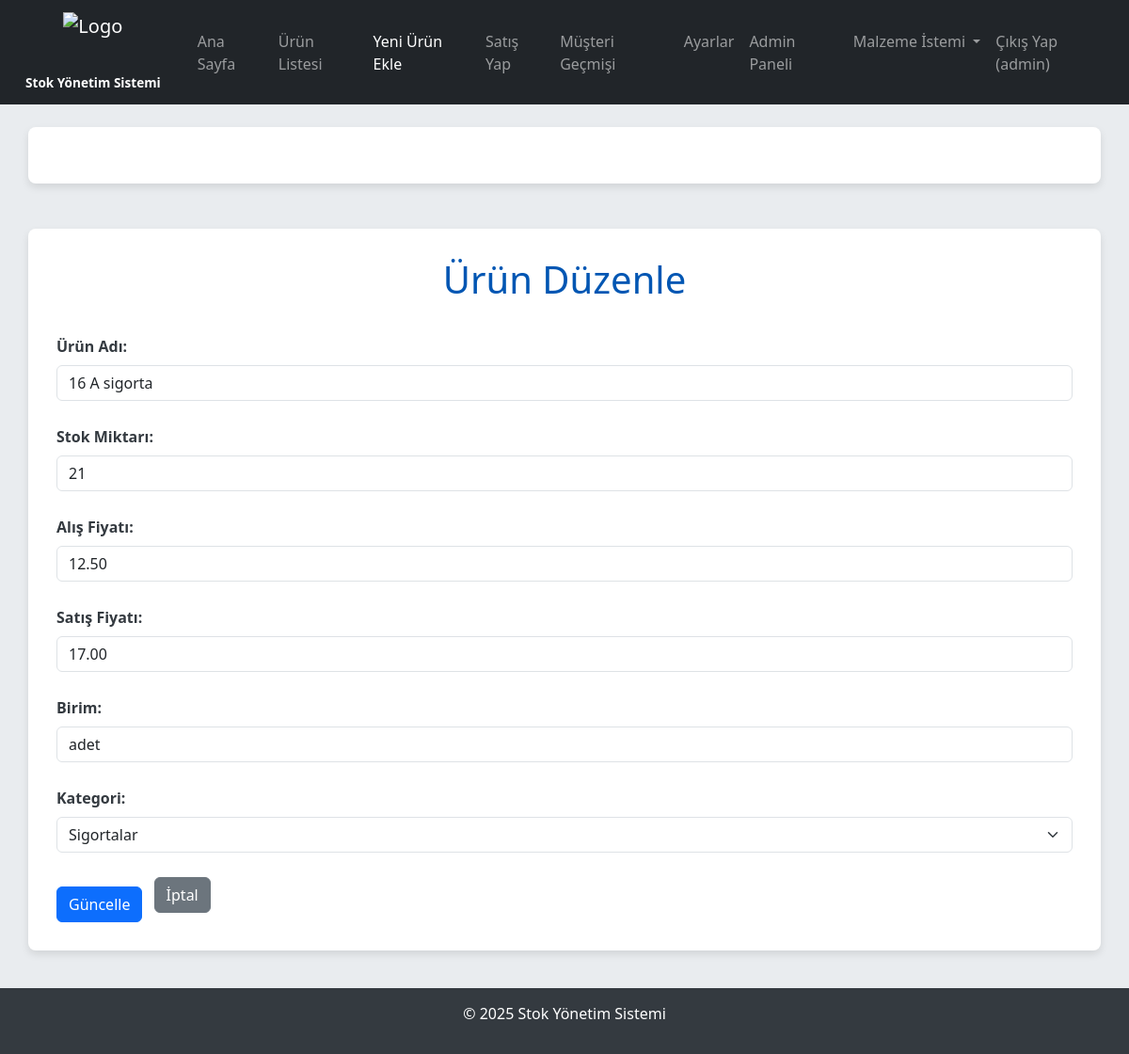
The app's page /5/duzenle (signed in), older data.
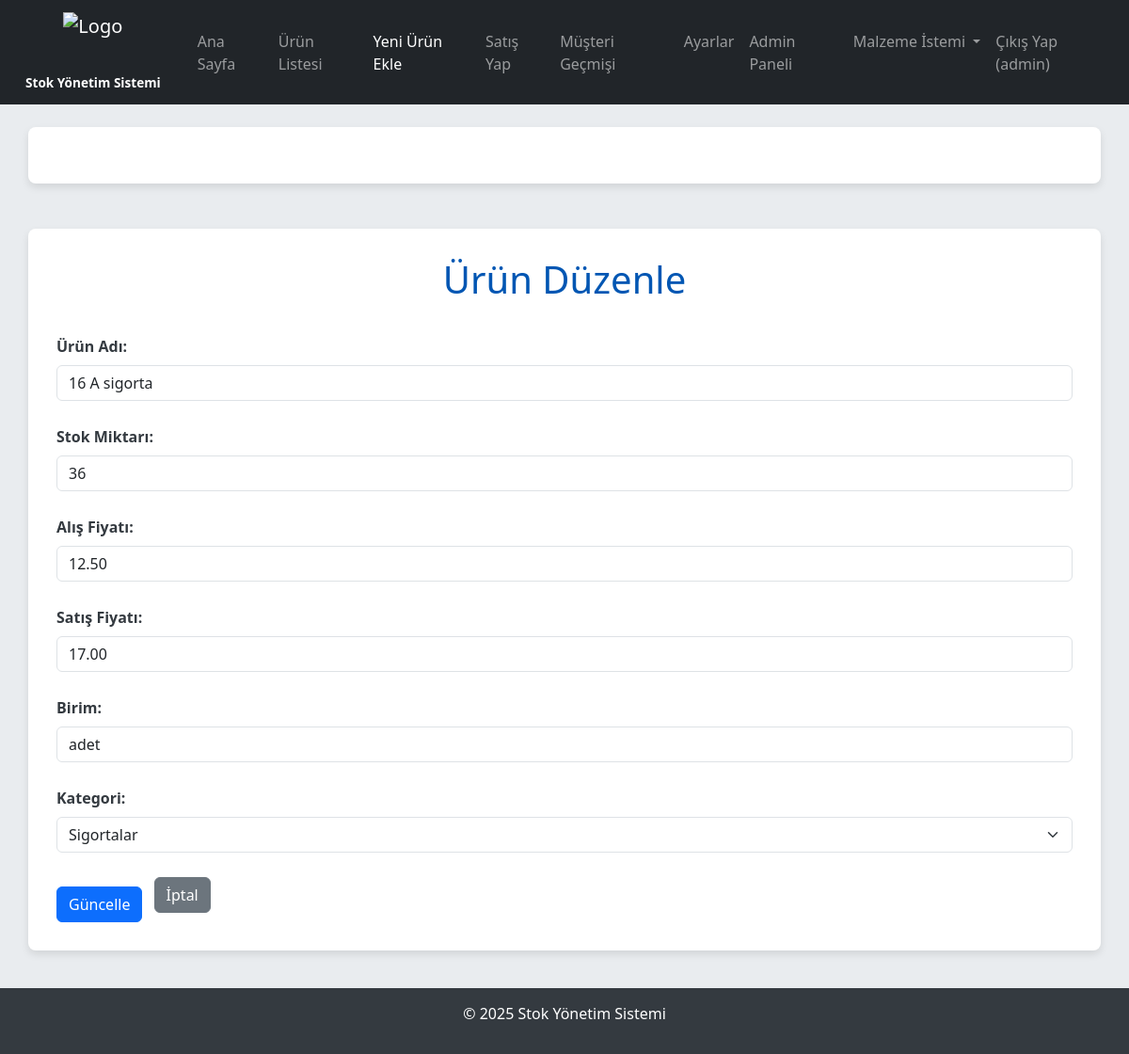
The same page, newer data.
### tables this page shows
CREATE TABLE urunler (
            id INTEGER PRIMARY KEY AUTOINCREMENT,
            ad TEXT NOT NULL,
            stok INTEGER NOT NULL,
            alis_fiyat REAL NOT NULL,
            satis_fiyat REAL NOT NULL,
            birim TEXT NOT NULL,
            kategori TEXT NOT NULL
        );

### app.py (the view, shortened to what this page needs)
@app.route('/<int:id>/duzenle', methods=('GET', 'POST'))
@login_required
@role_required('admin')
def duzenle(id):
    conn = get_db_connection()
    urun = conn.execute('SELECT * FROM urunler WHERE id = ?', (id,)).fetchone()
    if urun is None:
        conn.close()
        flash('Ürün bulunamadı!', 'danger')
        return redirect(url_for('urun_listesi'))
    kategoriler = conn.execute('SELECT DISTINCT kategori FROM urunler ORDER BY kategori').fetchall()
    conn.close()
    return render_template('urun_duzenle.html', urun=urun, kategoriler=kategoriler)

### app.py (called while the page is built)
def get_db_connection():
    conn = sqlite3.connect('stok.db')
    conn.row_factory = sqlite3.Row
    return conn

def login_required(f):
    @wraps(f)
    def decorated_function(*args, **kwargs):
        if 'kullanici_id' not in session:
            flash('Bu sayfaya erişmek için giriş yapmalısınız.', 'danger')
            return redirect(url_for('giris'))
        return f(*args, **kwargs)
    return decorated_function

### templates/urun_duzenle.html (shortened to what the changed rows need)
<!DOCTYPE html>
<html lang="tr">
<head>
    <link href="https://cdn.jsdelivr.net/npm/bootstrap@5.3.3/dist/css/bootstrap.min.css" rel="stylesheet">
    <link rel="stylesheet" href="https://cdnjs.cloudflare.com/ajax/libs/font-awesome/6.0.0-beta3/css/all.min.css" />
</head>
<body>
    <div class="container mt-5">
        <h1>Ürün Düzenle</h1>
        <form method="POST">
            <div class="mb-3">
                <label for="ad" class="form-label">Ürün Adı:</label>
                <input type="text" id="ad" name="ad" class="form-control" value="{{ urun['ad'] }}" required>
            </div>
            <div class="mb-3">
                <label for="stok" class="form-label">Stok Miktarı:</label>
                <input type="number" id="stok" name="stok" class="form-control" value="{{ urun['stok'] }}" required min="0">
            </div>
            <div class="mb-3">
                <label for="alis_fiyat" class="form-label">Alış Fiyatı:</label>
                <input type="number" id="alis_fiyat" name="alis_fiyat" step="0.01" class="form-control" value="{{ "%.2f"|format(urun['alis_fiyat']) }}" required min="0">
            </div>
            <div class="mb-3">
                <label for="satis_fiyat" class="form-label">Satış Fiyatı:</label>
                <input type="number" id="satis_fiyat" name="satis_fiyat" step="0.01" class="form-control" value="{{ "%.2f"|format(urun['satis_fiyat']) }}" required min="0">
            </div>
            <div class="mb-3">
                <label for="birim" class="form-label">Birim:</label>
                <input type="text" id="birim" name="birim" class="form-control" value="{{ urun['birim'] }}" required>
            </div>
            <div class="mb-3">
                <label for="kategori" class="form-label">Kategori:</label>
                <select id="kategori" name="kategori" class="form-select" required>
                    {% for kategori_item in kategoriler %}
                        <option value="{{ kategori_item['kategori'] }}" {% if urun['kategori'] == kategori_item['kategori'] %}selected{% endif %}>
                            {{ kategori_item['kategori'] }}
                        </option>
                    {% endfor %}
                </select>
            </div>
        </form>
    </div>
</body>
</html>

Row changes from the older to the newer data that the page shows:
changed urunler "16 A sigorta": stok "21" → "36"
